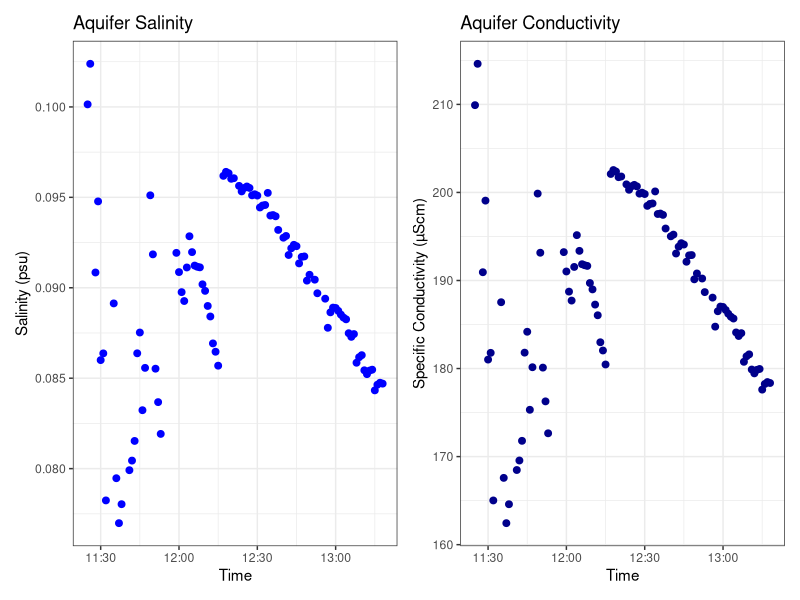
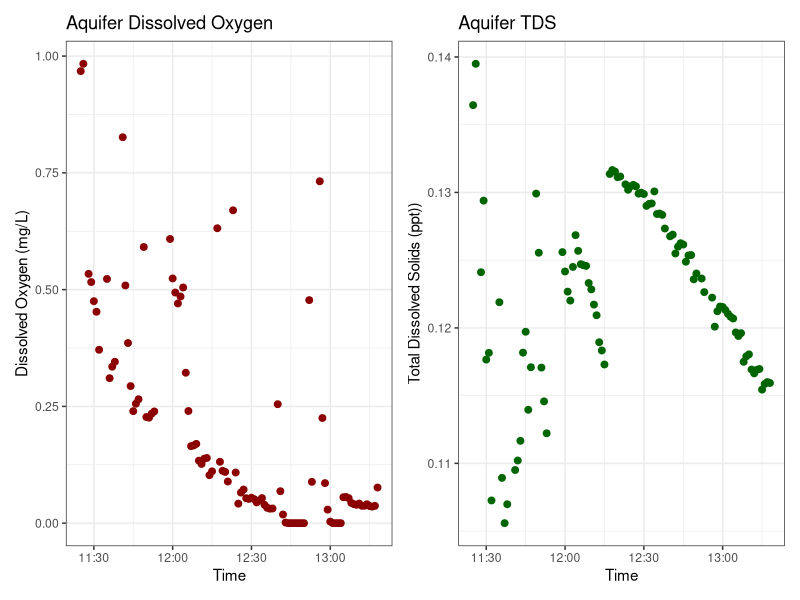

Write R code to recreate these figures, in order.
## ---- chunk 1
knitr::opts_chunk$set(echo = TRUE)

library(ggplot2)
library(ggpubr)
library(dplyr)
library(plyr)
library(tidyverse)
library(tidyr)
library(lubridate)
library(knitr)
library(tibble)
library(patchwork)
## ---- chunk 2
cat("In Situ AQ600 was put in a bucket with the well outflow. 
    Data was recorded every minute for the duration of the test. 
    Missing points are from removing the AQ600 from the bucket to check transmission.")

well_dat <- read.csv("Raw Data/COMPASS_TEMPEST_WellTest_AQ600_Data.csv")
#head(well_dat)

#change column names in well_dat
colnames(well_dat) <- c("Date_Time","pH", "pH_mV" ,"ORP_mV", "DO_mgL", "DO_Sat", "DO_pp", "Actual_Conductivity_µScm" ,
                        "Specific_Conductivity_µScm", "Salinity_psu", "Resistivity_Ωcm", "Density_gcm", "TDS_ppt", 
                        "Temp_C", "Voltage_V", "Battery", "Baro_Press_mmHg", "Press_psi" ,"Depth_cm" ) 

#make date time actually a date and time with lubridate and remove extra data at the end 
well_dat$Date_Time <- mdy_hm(well_dat$Date_Time)

#remove data after aquatroll removed, remove salinity data lower than 0.001 and conductivity less than 1, 
#remove DO over 1 which was when AQ600 removed from water and any TDS lower than 0.1 also from AQ600 removal 
well_dat_filtered <- well_dat %>%
    filter(Date_Time < ymd_hms("2025-09-04 13:30:00")) %>%
    filter(Salinity_psu > 0.001) %>%
    filter(Specific_Conductivity_µScm > 1) %>%
    filter(DO_mgL < 1) %>%
    filter(TDS_ppt > 0.10) 

#create a table of average concentrations: 
summary_stats <- well_dat_filtered %>%
  summarise(
    Salinity_psu_mean = mean(Salinity_psu, na.rm = TRUE),
    Salinity_psu_sd = sd(Salinity_psu, na.rm = TRUE),
    Sp_Conductivity_µScm_mean = mean(Specific_Conductivity_µScm, na.rm = TRUE),
    Sp_Conductivity_µScm_sd = sd(Specific_Conductivity_µScm, na.rm = TRUE),
    DO_mgL_mean = mean(DO_mgL, na.rm = TRUE),
    DO_mgL_sd = sd(DO_mgL, na.rm = TRUE),
    TDS_ppt_mean = mean(TDS_ppt, na.rm = TRUE),
    TDS_ppt_sd = sd(TDS_ppt, na.rm = TRUE)
  ) %>%
  pivot_longer(
    everything(),
    names_to = c("Measurement", ".value"),
    names_sep = "_(?=[^_]+$)"  # Split at last underscore
  ) %>%
  mutate(mean = round(mean, 3), 
         sd = round(sd, 3)) 

kable(summary_stats)


#plot Salinity 
sal <- ggplot()+
  geom_point(data=well_dat_filtered, aes(x=Date_Time, y=Salinity_psu), size=2, color="blue")+ 
  theme_bw()+ labs(x="Time", y="Salinity (psu)", title="Aquifer Salinity") + theme(legend.title = element_blank())


#plot Conductivity 
cond <- ggplot()+
  geom_point(data=well_dat_filtered, aes(x=Date_Time, y=Specific_Conductivity_µScm), size=2, color="darkblue")+ 
  theme_bw()+ labs(x="Time", y="Specific Conductivity (µScm)", title="Aquifer Conductivity") + theme(legend.title = element_blank())

sal + cond

#plot DO
do <- ggplot()+
  geom_point(data=well_dat_filtered, aes(x=Date_Time, y=DO_mgL), size=2, color="darkred")+ 
  theme_bw()+ labs(x="Time", y="Dissolved Oxygen (mg/L)", title="Aquifer Dissolved Oxygen") + theme(legend.title = element_blank())


#plot TDS 
tds <- ggplot()+
  geom_point(data=well_dat_filtered, aes(x=Date_Time, y=TDS_ppt), size=2, color="darkgreen")+ 
  theme_bw()+ labs(x="Time", y="Total Dissolved Solids (ppt))", title="Aquifer TDS") + theme(legend.title = element_blank())

do + tds


